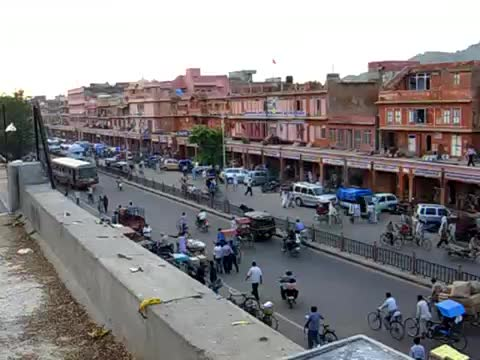
#> input picture test1/1.jpg, 480 x 360 px
$ python -i helper.py   (imports and definitions only)
#> lines starting #> are read from the running program, lines starting #| are printed output that depends on the picture
import numpy as np
import cv2
import matplotlib.pyplot as plt

# These are all helper functions used by focus

def align_images(images):
    """
    Align input images using key-points extraction and homography matrix
    @input: array of images
    @output: array of aligned images
    """
    # determine input image is gray or not
    isColor = True
    if len(images.shape) <= 3:
         isColor = False

    # use the first image as the reference image
    ref_img = images[0]
    if isColor:
        ref_gray = cv2.cvtColor(ref_img, cv2.COLOR_BGR2GRAY)
    else:
        ref_gray = ref_img

    # output array
    aligned_images = [ref_img,]

    # find homography between other images and ref img
    for img in images[1:]:
        if isColor:
            # convert it to grayscale for feature extraction
            img_gray = cv2.cvtColor(img, cv2.COLOR_BGR2GRAY)
        else:
            img_gray = img

        # use SIFT or ORB feature detection, or KAZE, seems more stable than ORB
        max_features = 1000
        # sift = cv2.xfeatures2d.SIFT_create()
        detector = cv2.KAZE_create(max_features)

        # find keypoints and descriptors
        kp_a, des_a = detector.detectAndCompute(img_gray, None)
        kp_b, des_b = detector.detectAndCompute(ref_gray, None)

        # Matcher
        bf = cv2.BFMatcher()
        matches = bf.knnMatch(des_a, des_b, k=2)

        # Apply ratio test
        good = []
        for m,n in matches:
            if m.distance < 0.75*n.distance:
                good.append(m)
        numMatches = int(len(good))

        matches = good

        imMatches = cv2.drawMatches(ref_img, kp_a, img, kp_b, matches, None)
        cv2.imwrite("matches.jpg", imMatches)

        # extract location of good matches
        pts_a = np.zeros((numMatches, 2), dtype=np.float32)
        pts_b = np.zeros((numMatches, 2), dtype=np.float32)

        for idx, match in enumerate(matches):
            pts_a[idx, :] = kp_a[match.queryIdx].pt
            pts_b[idx, :] = kp_b[match.trainIdx].pt

        H, mask = cv2.findHomography(pts_a, pts_b, cv2.RANSAC)

        # transform img
        if isColor:
            height, width, channels = img.shape
        else:
            height, width = img.shape
        img_warped = cv2.warpPerspective(img, H, (width, height))
        aligned_images.append(img_warped)

    return aligned_images


# Laplacian Pyramid
# [81 lines left out: functions get_laplacian_pyramid, pyplot_display, eval_std, not called in this run]


# The section below are cited from sweet internet


# find the largest rectanlge in an 2d-matrix
# source: https://stackoverflow.com/questions/38277859/obtain-location-of-largest-rectangle
from collections import namedtuple

Info = namedtuple('Info', 'start height')

# returns height, width, and position of the top left corner of the largest
#  rectangle with the given value in mat
# [38 lines left out: functions max_size, max_rectangle_size, not called in this run]

def area(size): return size[0]*size[1]


# calculates the E: Entropy for every pixel locations
# Source: https://github.com/sjawhar/focus-stacking/blob/master/focus_stack/pyramid.py - Line 84-105
# [41 lines left out: functions get_probabilities, entropy, deviation, not called in this run]


# calculated RE: regional energy for every pixel locations
# Source: https://github.com/sjawhar/focus-stacking/blob/master/focus_stack/pyramid.py - Line 167-169
def region_energy(laplacian):
    return convolve(np.square(laplacian))


def generating_kernel(a):
    kernel = np.array([0.25 - a / 2.0, 0.25, a, 0.25, 0.25 - a / 2.0])
    return np.outer(kernel, kernel)


def convolve(image, kernel=generating_kernel(0.4)):
    return cv2.filter2D(src=image.astype(np.float64), ddepth=-1, kernel=np.flip(kernel))

>>> import cv2
>>> picture = cv2.imread('test1/1.jpg', cv2.IMREAD_GRAYSCALE)
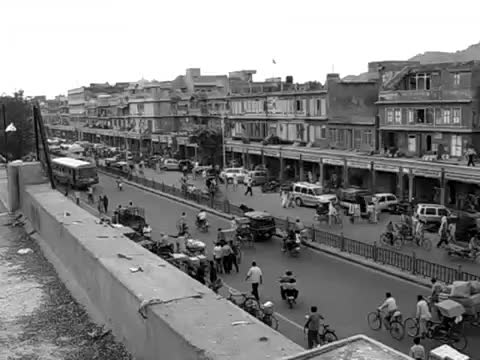
#> picture: shape (360, 480); min 0, max 255, mean 132.9
>>> result = align_images(picture)
#> in align_images, `ref_img = images[0]`: ref_img = 480 values from 254 to 255
#> the loop in align_images, `for img in images[1:]:` made 1 pass
#> (max_features, numMatches) on pass 1: (1000, 0)
#> after the loop in align_images, `for img in images[1:]:`: aligned_images = 1 item
#> (the run stopped early here; a loop or call above may not have finished)

$ run again, on test1/3.jpg
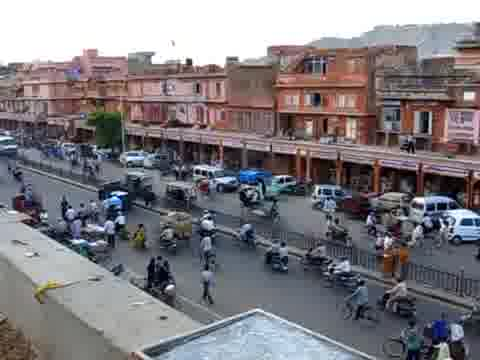
#> input picture test1/3.jpg, 480 x 360 px
#> `picture = cv2.imread('test1/1.jpg', cv2.IMREAD_GRAYSCALE)`:
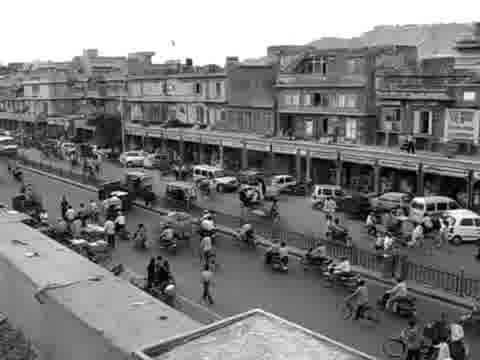
#> picture: shape (360, 480); min 0, max 255, mean 125.6
#> ref_img = 480 values from 255 to 255
#> the loop in align_images, `for img in images[1:]:` made 1 pass
#> (max_features, numMatches) on pass 1: (1000, 0)
#> after the loop in align_images, `for img in images[1:]:`: aligned_images = 1 item
